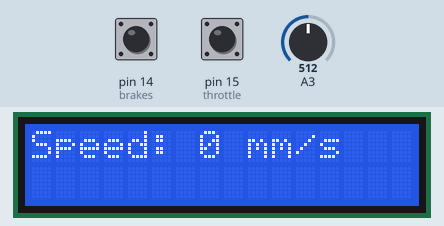
The sketch below on a simulated Arduino Uno, built with avr-gcc and run on an emulated ATmega328P. On the bench: 16×2 character LCD. Inputs (shaded band) come from the test bench; at power-on: pin 14 (brakes) HIGH, pin 15 (throttle) HIGH, A3 = 512. What the sketch prints to the serial monitor is not drawn.

Above: at 1.4 s.
1.5 s: pin 14 (brakes) pulled LOW for 1 s
At 3.6 s:
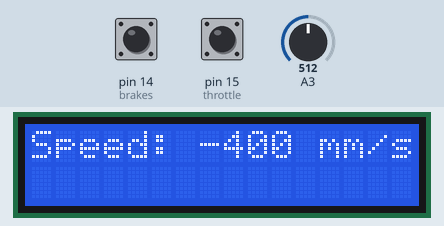
4.0 s: pin 15 (throttle) pulled LOW for 1 s
At 5.6 s:
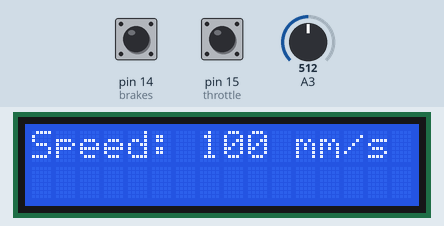
6.5 s: pin 15 (throttle) pulled LOW for 0.25 s
At 7.0 s:
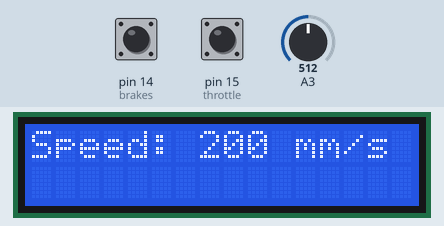
8.2 s: pin 14 (brakes) pulled LOW for 3.2 s
At 10.3 s:
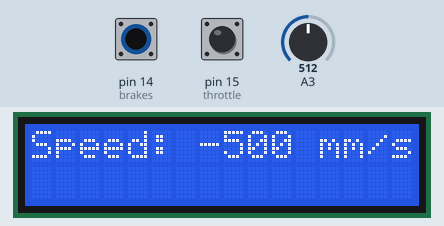
14.6 s: pin 15 (throttle) pulled LOW for 3.2 s
At 18.1 s:
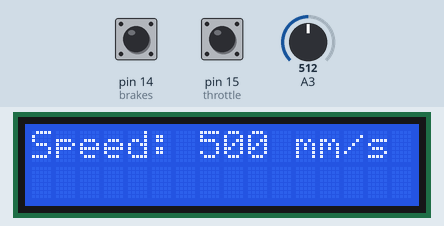
Timing chart, 0 to 19.6 s (numbered marks = the images above; inputs shaded):
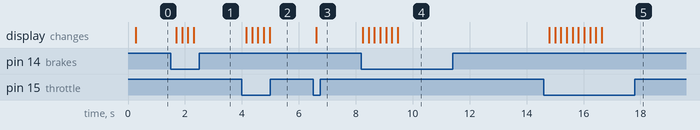

Measured:
- after the input at 1.5 s, the display: first changes after 0.20 s (image 1 shows a later state)
- after the input at 4.0 s, the display: first changes after 0.15 s (image 2 shows a later state)
- after the input at 6.5 s, the display: changes after 0.11 s (image 3)
- after the input at 8.2 s, the display: first changes after 0.05 s (image 4 shows a later state)
- after the input at 14.6 s, the display: first changes after 0.20 s (image 5 shows a later state)

The sketch:

roomba_driver.ino
```cpp
#include <LiquidCrystal.h>
LiquidCrystal lcd(6,7,8,2,3,4,5);

int incomingByte = 0;

unsigned long lastLCDUpdate = 0;
unsigned long lastLoop = 0;

int velocity = 0;
int cycle = 0;

void setup() {
  Serial.begin(57600);
  delay(100);
  Serial.write(128);
  delay(100);
  Serial.write(132);
  lcd.begin(16,2);

  char song[] = {140,15,1,84,38};
  sendBuffer(song,sizeof(song));

  pinMode(14,INPUT);//brakes
  pinMode(15,INPUT);//throttle

  velocity = 0;
}

void sendBuffer(char* buf,int len)
{
  int i;
  for (i = 0; i < len; i++)
  {
    Serial.write(buf[i]);
    //delay(100);
  }
}

void loop() {
  int sensorValue = analogRead(3);//read in from pot
  int radius = 0x8000;//straight
  if(!(sensorValue > 500 && sensorValue < 524))//if not straight.
  {
    sensorValue = sensorValue - 512;
    sensorValue = 2000*12/sensorValue;
    radius = sensorValue;
  }

  //change velocity when holding down buttons.
  digitalWrite(14,HIGH);
  int brake = digitalRead(14);
  digitalWrite(15,HIGH);
  int throttle = digitalRead(15);
  if(brake == LOW)
  {
    velocity -= 100;
  }
  else if (throttle == LOW)
  {
    velocity += 100;
  }

  if(velocity > 500) {velocity = 500;}
  if(velocity < -500) {velocity = -500;}

  char squ[] = {137, 0x1, 0x2C, 0x7F, 0xFF};//drive command.
  squ[1] = highByte(velocity);
  squ[2] = lowByte(velocity);
  squ[3] = highByte(radius);
  squ[4] = lowByte(radius);

  sendBuffer(squ,sizeof(squ));

  lcd.clear();
  lcd.setCursor(0,0);
  lcd.print("Speed: ");
  lcd.print(velocity);
  lcd.print(" mm/s");

  if(velocity < 0 && cycle % 6 == 0)
  {
    Serial.write(141);
    Serial.write(15);
  }

  cycle++;
  delay(200);//200ms;
}
```
